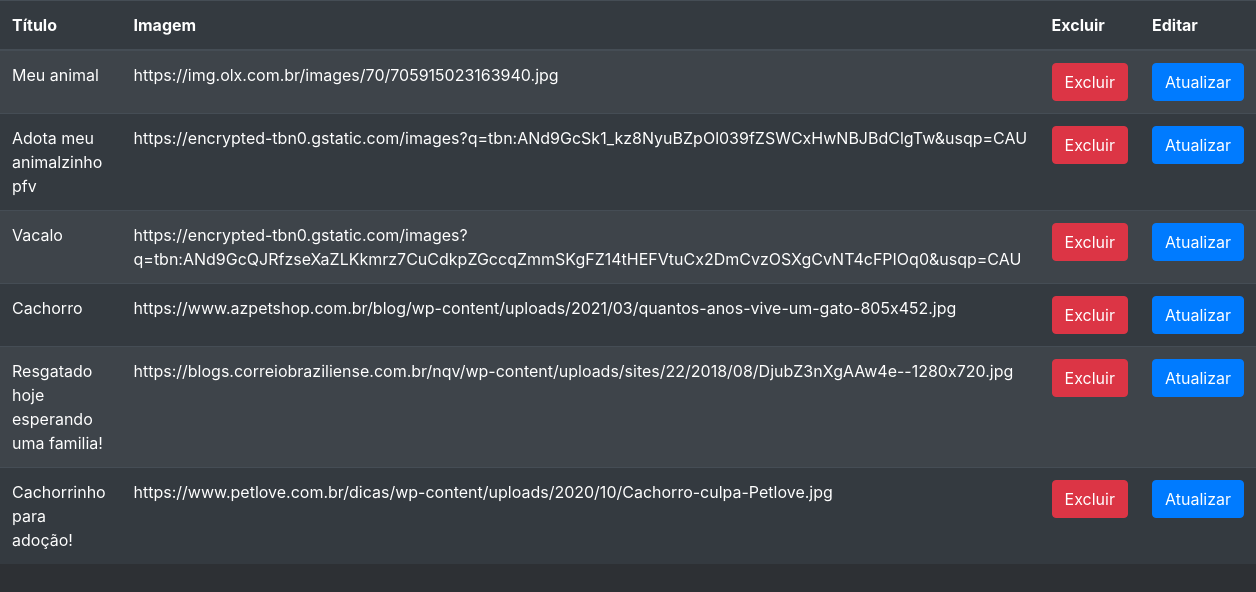
/forms/src/php/CRUD_posts/readP.php, run on the app's committed database.
### tables this page shows
CREATE TABLE `posts` (
  `id_post` int(11) NOT NULL,
  `id_user` int(11) NOT NULL,
  `titulo` varchar(999) DEFAULT NULL,
  `imagem` varchar(999) DEFAULT NULL
);

### forms/src/php/CRUD_posts/readP.php (the view, shortened to what this page needs)
<!DOCTYPE html>
<html lang="pt-br">
<head>
    <link rel="stylesheet" href="https://stackpath.bootstrapcdn.com/bootstrap/4.2.1/css/bootstrap.min.css">
    <link rel="stylesheet" href="https://cdn.datatables.net/1.10.18/css/dataTables.bootstrap4.min.css">
</head>
<body>
        <?php
            include_once('../conect.php');
            $sql = "SELECT * FROM posts ORDER BY id_post DESC";
            $result = $con -> query($sql);
        ?>
        <table class="table table-dark table-striped ">
            <thead>
                <tr>
                    <th>Título</th>
                    <th>Imagem</th>
                    <th>Excluir</th>
                    <th>Editar</th>
                </tr>
            </thead>
            <tbody>
                <?php
                    while($DataUsers = mysqli_fetch_assoc($result)){
                        echo "<tr>";
                        echo "<td>". $DataUsers['titulo']."</td>";
                        echo "<td>". $DataUsers['imagem']."</td>";
                        echo "<td><button class='btn btn-danger'>Excluir</button></td>";
                        echo "<td><a href='updateP.php?id=$DataUsers[id_post]'><button class='btn btn-primary'>Atualizar</button></a></td>";
                        echo '</tr>';
                    }
                ?>
            </tbody>
        </table>
</body>
</html>

### forms/src/php/CRUD_posts/readP.php (style rules this page uses)
body { background-color: #2d3034; }

### data on the page
posts: titulo "Meu animal", imagem "https://img.olx.com.br/images/70/705915023163940.jpg"
posts: titulo "Adota meu animalzinho pfv", imagem "https://encrypted-tbn0.gstatic.com/images?q=tbn:ANd9GcSk1_kz8NyuBZpOl039fZSWCxHwNBJBdClgTw&usqp=CAU"
posts: titulo "Vacalo", imagem "https://encrypted-tbn0.gstatic.com/images?q=tbn:ANd9GcQJRfzseXaZLKkmrz7CuCdkpZGccqZmmSKgFZ14tHEFVtuCx2DmCvzOSXgCvNT4cFPIOq0&usqp=CAU"
posts: titulo "Cachorro", imagem "https://www.azpetshop.com.br/blog/wp-content/uploads/2021/03/quantos-anos-vive-um-gato-805x452.jpg"
posts: titulo "Resgatado hoje esperando uma familia!", imagem "https://blogs.correiobraziliense.com.br/nqv/wp-content/uploads/sites/22/2018/08/DjubZ3nXgAAw4e--1280x720.jpg"
posts: titulo "Cachorrinho para adoção!", imagem "https://www.petlove.com.br/dicas/wp-content/uploads/2020/10/Cachorro-culpa-Petlove.jpg"
